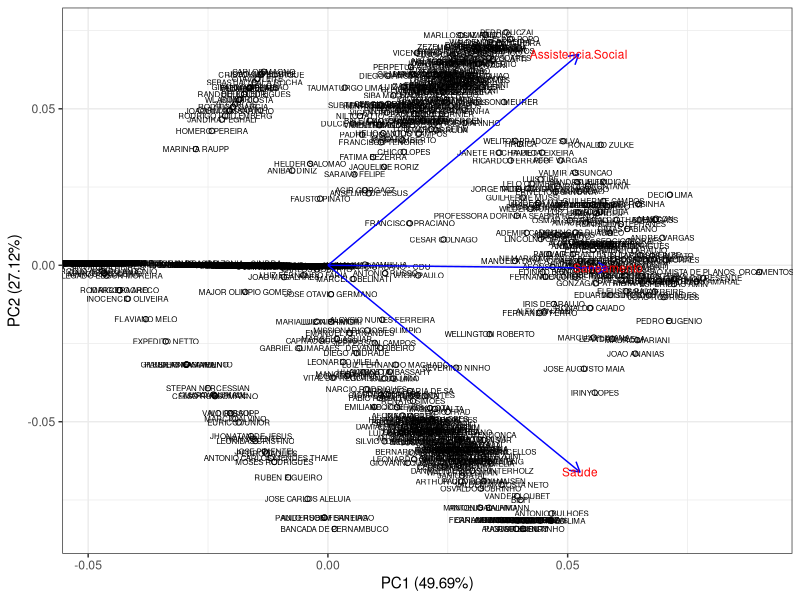
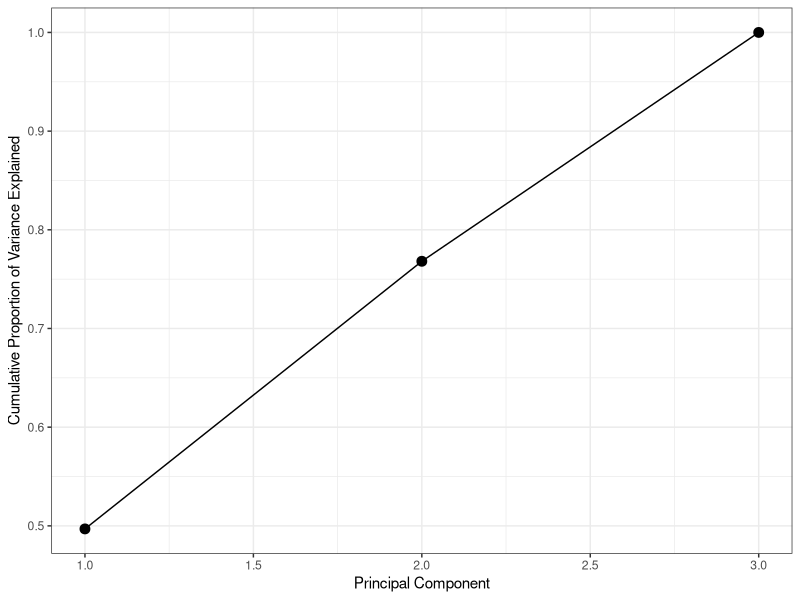

Write R code to recreate these figures, in order.
require(ggplot2, quietly = TRUE)
library(ggfortify, quietly = TRUE)
# http://rpubs.com/sinhrks/basics
require(GGally, quietly = TRUE)
require(reshape2, quietly = TRUE)
require(dplyr, quietly = TRUE)
library(knitr, quietly = TRUE)
library(cluster)
library(ggdendro)
theme_set(theme_bw())
emendas <- read.csv("emendas_area_parlamentar.csv")
emendas <-subset(emendas, !is.na(NOME_PARLAMENTAR))
emendas2 <- log(emendas[,2:18]+1)
emendas2$NOME_PARLAMENTAR <- emendas$NOME_PARLAMENTAR
emendas3 <- emendas2[c(13, 14, 2)]
row.names(emendas3) = emendas2$NOME_PARLAMENTAR
pr.out = prcomp(emendas3, scale = TRUE)
kable(pr.out$rotation)

autoplot(pr.out, label = TRUE, label.size = 2, shape = TRUE, 
         loadings = TRUE, loadings.colour = 'blue',
         loadings.label = TRUE, loadings.label.size = 3)

# Porcentagem da variância explicada: 
plot_pve <- function(prout){
  pr.var <- pr.out$sdev^2
  pve <- pr.var / sum(pr.var)
  df = data.frame(x = 1:NROW(pve), y = cumsum(pve))
  ggplot(df, aes(x = x, y = y)) + 
    geom_point(size = 3) + 
    geom_line() + 
    labs(x='Principal Component', y = 'Cumulative Proportion of Variance Explained')
}

plot_pve(pr.out)
